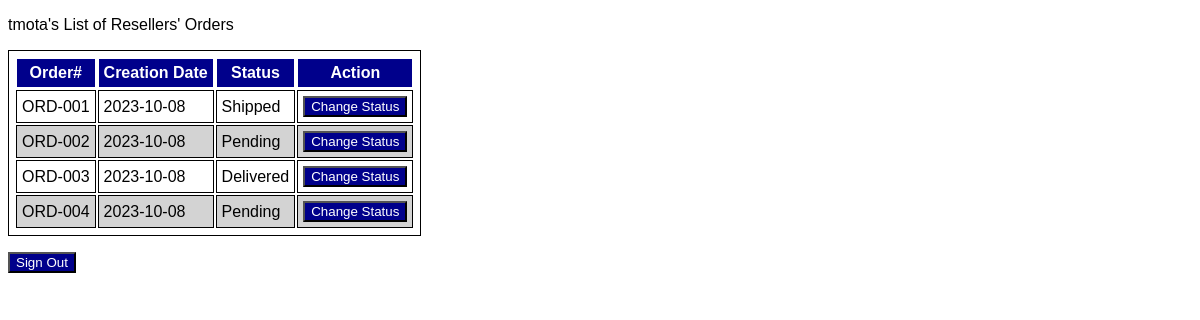
The page /orders (signed in) on the database its author committed.
### app/models.py (models this page shows)
class User(db.Model, UserMixin):
    __tablename__ = "users"
    id = db.Column(db.String, primary_key=True) # user id
    email = db.Column(db.String, unique=False, nullable=False) # email address
    passwd = db.Column(db.String) # password
    creation_date = db.Column(db.String) # date of creation
    role = db.Column(db.String) # user role

class Order(db.Model):
    __tablename__ = "orders"
    number = db.Column(db.String(), primary_key=True) # order number
    creation_date = db.Column(db.String()) # order creation date
    status = db.Column(db.String()) # order status
    items = db.relationship("Item", cascade="delete") # order items
    reseller_id = db.Column(db.String, db.ForeignKey("resellers.id"), primary_key = True) # user id

### app/routes.py (the view)
@app.route('/orders')
@login_required
def orders(): # COMPLETE
    if current_user.role == "admin" : # This line's purpose is to check if the current user is an admin
        all_orders = Order.query.all() # This line's purpose is to get the list of all orders
        return render_template('admin_orders.html', orders = all_orders) # This line's purpose is to render the orders page with the list of all orders
    else: # This line's purpose is to check if the current user is a reseller
        reselleruser_orders = Order.query.filter_by(reseller_id=current_user.id).all() # This line's purpose is to get the list of orders from the signed-in reselleruser (current_user)
        return render_template('orders.html', orders=reselleruser_orders)

### app/__init__.py (called while the page is built)
@login_manager.user_loader
def load_user(id):
    try:
        return db.session.query(User).filter(User.id==id).one()
    except:
        return None

### templates/admin_orders.html (shortened to what this page needs)
{% extends 'base.html' %}
{% block main %}
    <p>{{ current_user.id }}'s List of Resellers' Orders</p>
    <table>
        <tr>
            <th>Order#</th>
            <th>Creation Date</th>
            <th>Status</th>
            <th>Action</th>
        </tr>
        {% for order in orders %}
            {% if loop.index % 2 == 0 %}
                <tr class="even_row">
            {% else %}
                <tr class="odd_row">
            {% endif %}
                    <td>{{ order.number }}</td>
                    <td>{{ order.creation_date }}</td>
                    <td>{{ order.status }}</td>
                    <td><button type="button" class="button" onclick=simple_action("{{ url_for('orders_change_status', order_number=order.number) }}")>Change Status</button></td>
                </tr>
        {% endfor %}
    </table>
    <p />
    <button type="button" class="button" onclick="simple_action('{{ url_for('users_signout') }}')">Sign Out</button>
{% endblock %}

### templates/base.html (shortened to what this page needs)
<!DOCTYPE html>
<html lang="en">
<head>
    <link rel="stylesheet"  type="text/css" href="{{ url_for('.static', filename='style.css')}} ">
</head>
<body>
{% block main %}
{% endblock %}
</body>
</html>

### static/style.css (style rules this page uses)
body { font-family: Arial, Helvetica, sans-serif; font-size: medium; }
table, th, td { border: 1px solid; padding: 5px }
th { background-color: darkblue; color: white }
.odd_row { background-color: white; }
.even_row { background-color: lightgray; }
.button { background-color: darkblue; color: white; }

### rows shown on the page
User: id "tmota"
Order: number "ORD-001", creation_date "2023-10-08", status "Shipped"
Order: number "ORD-002", creation_date "2023-10-08", status "Pending"
Order: number "ORD-003", creation_date "2023-10-08", status "Delivered"
Order: number "ORD-004", creation_date "2023-10-08", status "Pending"
